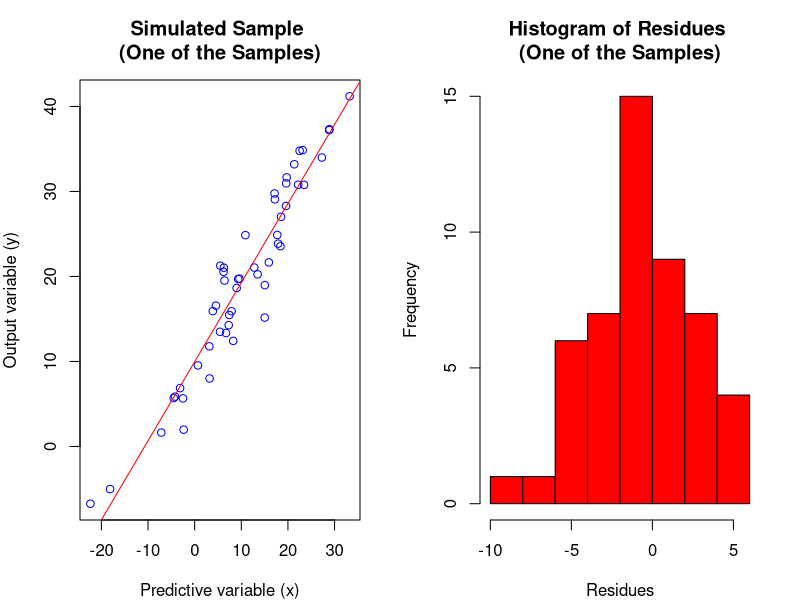
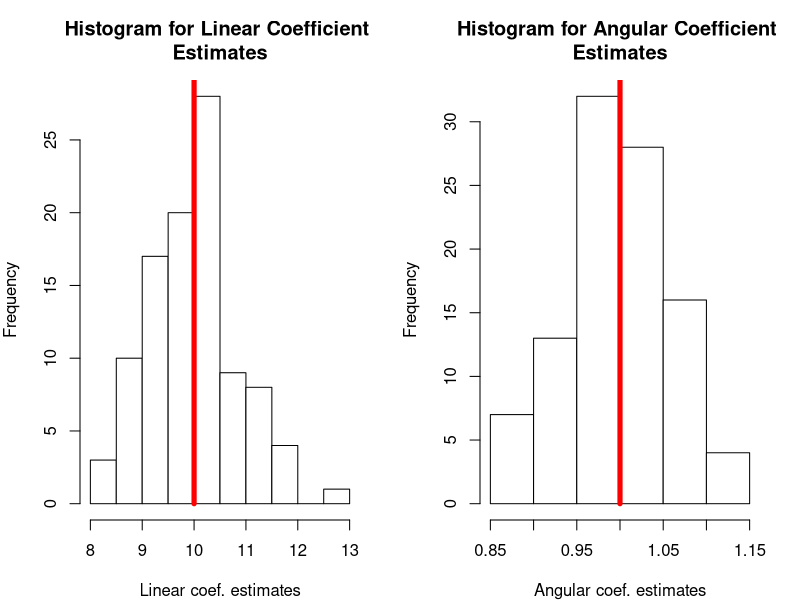

These figures' R source, in order:
## ---- chunk 1
beta0 <- 10; beta1 <- 1.0;
x <- rnorm(50, 10, 10); errors <- rnorm(50, 0, 4);
y <- beta0 + beta1 * x + errors;
            
par(mfrow = c(1,2));
par(mar = c(4,4,4,2));

plot(x, y, main = "Simulated Sample \n(One of the Samples)", col = 'blue', xlab="Predictive variable (x)", ylab = "Output variable (y)");
reg1 <- lm(y ~ x);
abline(reg1, col = 'red')

hist(errors, main = "Histogram of Residues \n(One of the Samples)", col = 'red', xlab = "Residues");  
## ---- chunk 2
betas0_simul <- rep(0, 100);
betas1_simul <- rep(0, 100);

for (i in 1:100)
{
    beta0 <- 10; beta1 <- 1.0;
    x <- rnorm(50, 10, 10); errors <- rnorm(50, 0, 4);
    y <- beta0 + beta1 * x + errors;
    
    reg1 <- lm(y ~ x);
    coef <- reg1$coefficients;
    
    betas0_simul[i] <- as.numeric(coef[1]);
    betas1_simul[i] <- as.numeric(coef[2]);
}

par(mfrow = c(1,2));
par(mar = c(4,4,4,2));

hist(betas0_simul, main = "Histogram for Linear Coefficient \nEstimates", col = 'white', xlab = "Linear coef. estimates");     
lines(c(beta0,beta0), c(0,200), col = "red", lwd = 5);

hist(betas1_simul, main = "Histogram for Angular Coefficient \nEstimates", col = 'white', xlab = "Angular coef. estimates");    
lines(c(beta1,beta1), c(0,200), col = "red", lwd = 5);  
